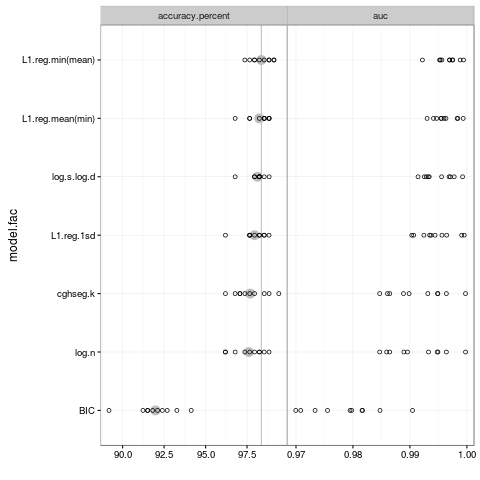

Write the R code that produced this figure.
source("packages.R")

load("test.error.RData")

test.error[, accuracy.percent := 100-error.percent]
model.stats <- test.error[, list(
  mean=mean(error.percent),
  sd=sd(error.percent)
  ), by=.(model.name)][order(mean),]
test.error.tall <- melt(
  test.error,
  id.vars=c("test.fold", "model.name"),
  measure.vars=c("auc", "accuracy.percent"))
levs <- rev(model.stats$model.name)
test.error.tall[, model.fac := factor(model.name, levs)]
model.stats[, model.fac := factor(model.name, levs)]
model.stats[, variable := "accuracy.percent"]
best <- model.stats[which.min(mean),]
gg <- ggplot()+
  theme_bw()+
  theme(panel.margin=grid::unit(0, "cm"))+
  facet_grid(. ~ variable, scales="free")+
  geom_vline(aes(xintercept=100-mean), color="grey", data=best)+
  geom_point(aes(100-mean, model.fac), color="grey", size=4, data=model.stats)+
  geom_point(aes(value, model.fac), shape=1, data=test.error.tall)+
  xlab("")
png("figure-cv.png")
print(gg)
dev.off()
